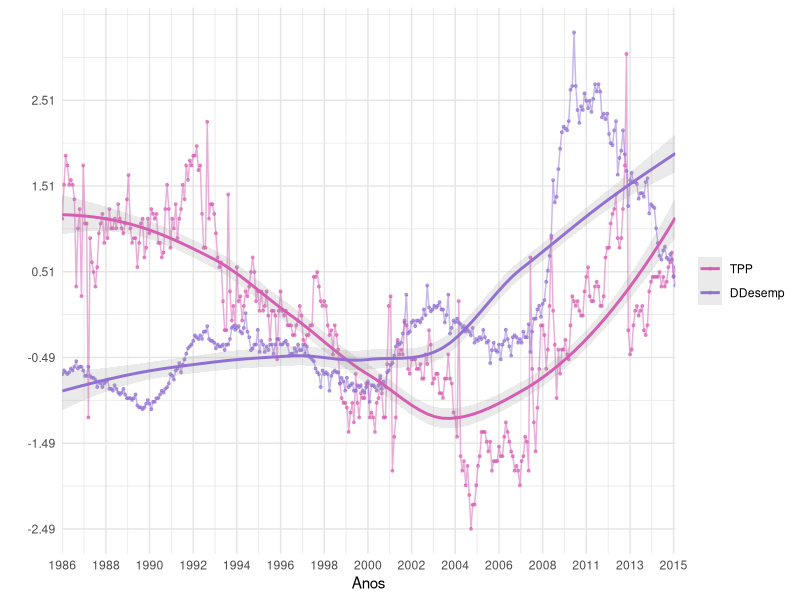

The R script that drew this image:
library(readxl)
library(tidyverse)
library(reshape2)

df <- read_excel("econ.xlsx")[223:574, c(1, 4:5)]

# Apply variable transformation
stdd_tpp = sd(df[[2]], na.rm = TRUE)
mean_tpp = mean(df[[2]], na.rm = TRUE)

stdd_ddesemp = sd(df[[3]], na.rm = TRUE)
mean_ddesemp = mean(df[[3]], na.rm = TRUE)

for(i in 1:nrow(df)) {    
  df[i, 2] <- (df[i, 2] - mean_tpp)/stdd_tpp
  df[i, 3] <- (df[i, 3] - mean_ddesemp)/stdd_ddesemp
}

# Plot
# Convert to a melted data frame
meltdf <- melt(df, id="tempo")

# Create plot
plot <- ggplot(data = meltdf, aes(x=tempo, y=value, colour=variable, group=variable)) +
        geom_line(linewidth=0.5, alpha=0.5,na.rm = TRUE) +
        geom_point(size=0.7, alpha=0.6,na.rm = TRUE) +
        geom_smooth(na.rm = TRUE, alpha=0.2) +
        scale_color_manual(values=c("#D65DB1", "#9270D3"), labels=c("TPP", "DDesemp")) 

# Add theming
lims <- as.POSIXct(strptime(c("1986-01-01","2015-04-01"), format = "%Y-%m-%d"))   
scaleFUN <- function(x) sprintf("%.2f", x)

plot + 
    theme_minimal() +
    theme(legend.position = "right",
          legend.title = element_blank(),
          panel.grid.major = element_line(colour = "grey90"),
          panel.grid.minor = element_line(colour = "grey90")) +
    labs(y = "", x = "Anos") +
    scale_x_datetime(date_labels = "%Y",
                     date_breaks = "25 month",
                     limits = lims,
                     expand = expansion(add = c(0,0))) +
   scale_y_continuous(labels=scaleFUN, 
                      breaks = seq(min(meltdf$value, na.rm = TRUE), 
                                   max(meltdf$value, na.rm = TRUE), by = 1))









